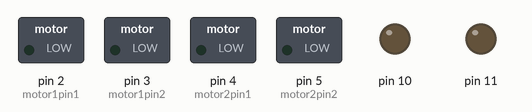
This sketch was run on a simulated Arduino Uno, built with avr-gcc and run on an emulated ATmega328P. Parts: switched loads named in the sketch (green lamp = pin HIGH), output pins drawn as LEDs (lit = HIGH).

Above: at 0.05 s.
At 7.0 s:
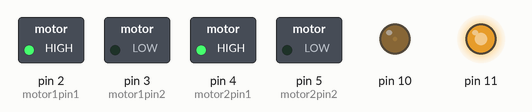
At 14.0 s:
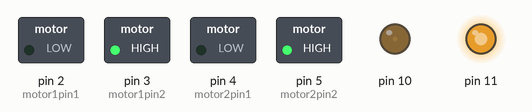
Timing chart, 0 to 16.1 s (numbered marks = the images above):
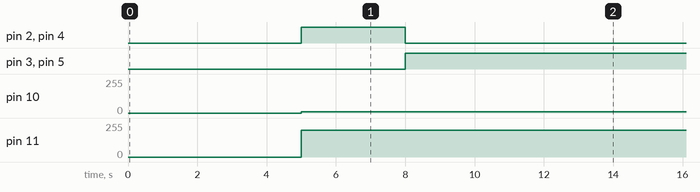

Measured:
- by itself, pin 2 (motor1pin1), pin 4 (motor2pin1): alternates HIGH for 3.0 s and LOW for 11.0 s
- by itself, pin 3 (motor1pin2), pin 5 (motor2pin2): alternates HIGH for 11.0 s and LOW for 3.0 s
- by itself, pin 10: 0/255 → 10/255 at 5.0 s
- by itself, pin 11: 0/255 → 200/255 at 5.0 s

The sketch:

Motors.ino
```cpp
int motor1pin1 = 2;
int motor1pin2 = 3;

int motor2pin1 = 4;
int motor2pin2 = 5;

void setup() {
  // put your setup code here, to run once:
  pinMode(motor1pin1, OUTPUT);
  pinMode(motor1pin2, OUTPUT);
  pinMode(motor2pin1, OUTPUT);
  pinMode(motor2pin2, OUTPUT);

  pinMode(10, OUTPUT);
  pinMode(11, OUTPUT);
}

void loop() {
  delay(5000);


  //Controlling speed (0 = off and 255 = max speed):
  analogWrite(10, 10); //ENA pin
  analogWrite(11, 200); //ENB pin

  //Controlling spin direction of motors:
  digitalWrite(motor1pin1, HIGH);
  digitalWrite(motor1pin2, LOW);

  digitalWrite(motor2pin1, HIGH);
  digitalWrite(motor2pin2, LOW);
  delay(3000);

  digitalWrite(motor1pin1, LOW);
  digitalWrite(motor1pin2, HIGH);

  digitalWrite(motor2pin1, LOW);
  digitalWrite(motor2pin2, HIGH);
  delay(6000);
}
```
